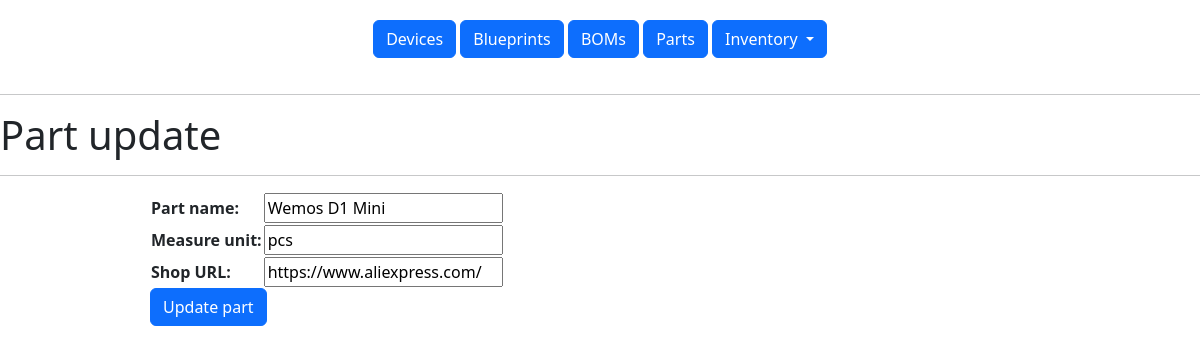
/part_update/17, run on the app's committed database.
### inventory/models.py (models this page shows, shortened)
class Part(models.Model):
    part_name = models.CharField('Part name', max_length=200, unique=True)
    measure_unit = models.CharField('Measure unit', max_length=20)
    url = models.CharField('Shop URL', max_length=200)
    class Meta:
        verbose_name = 'Part'
        verbose_name_plural = 'Parts'

### inventory/views.py (the view)
# urls.py: path('part_update/<int:pk>', views.PartUpdate.as_view(), name='part_update'),
class PartUpdate(UpdateView):
    model = Part
    template_name = 'part_update.html'
    fields = '__all__'
    success_url = "/parts"
    def get_context_data(self, *, object_list=None, **kwargs):
        context = super().get_context_data(**kwargs)
        context['menu'] = menu
        context['title'] = 'Part update'
        return context

### templates/part_update.html (shortened to what this page needs)
{% extends 'base.html' %}
{% block content %}
<hr>
<h1>{{ title }} </h1>
<hr>
<div class="w-75 mx-auto">
<form method="post">
        <table>
    {{ form.as_table }}
        </table>
    <button type="submit" class="btn btn-primary">Update part</button>
</form>
</div>
{% endblock %}

### data on the page
Part: part_name "Wemos D1 Mini", measure_unit "pcs", url "https://www.aliexpress.com/"

### other printed values
{{ item.title }} "Devices" "Blueprints" "BOMs" "Parts"
{{ title }} "Part update"
